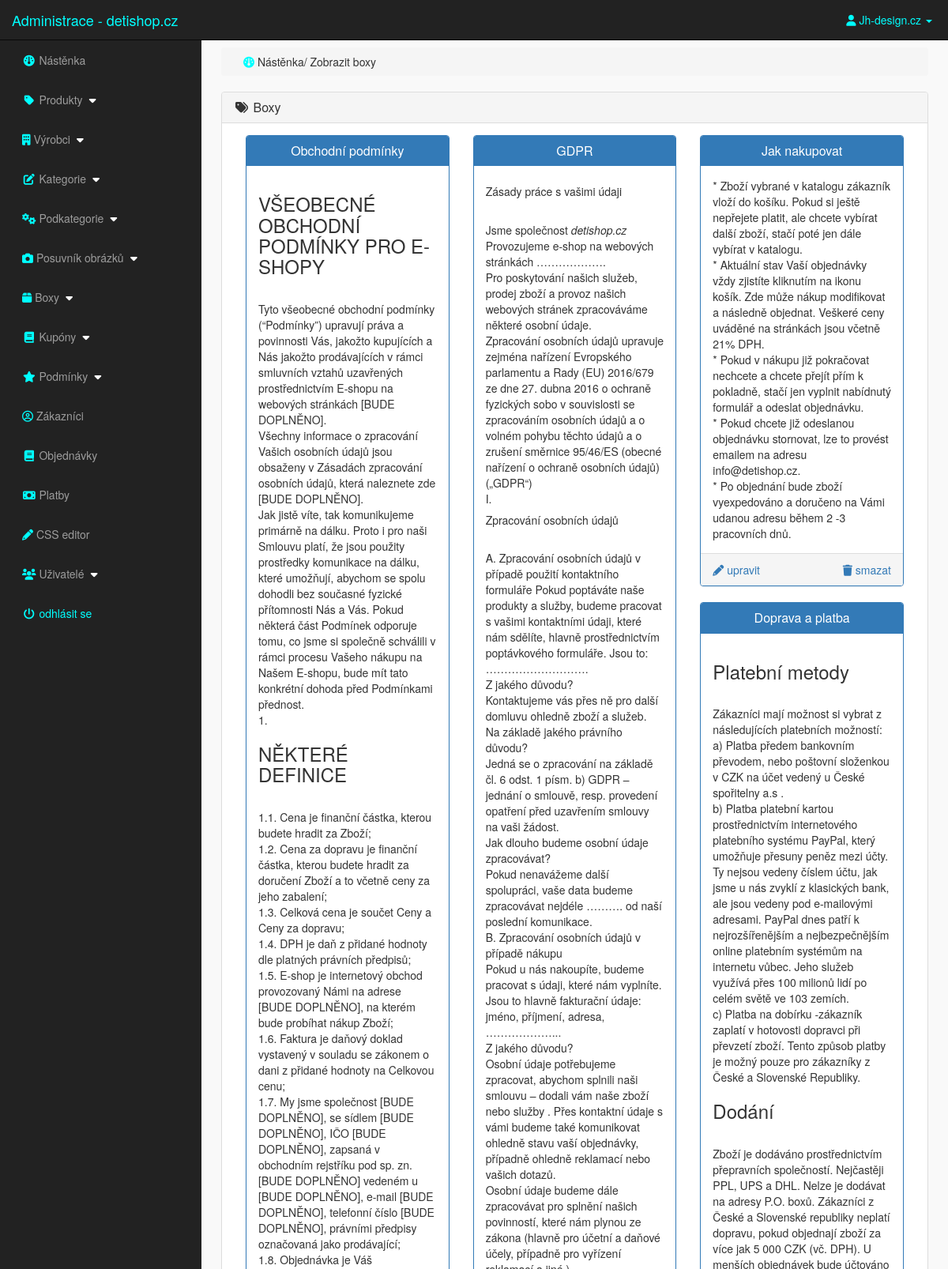
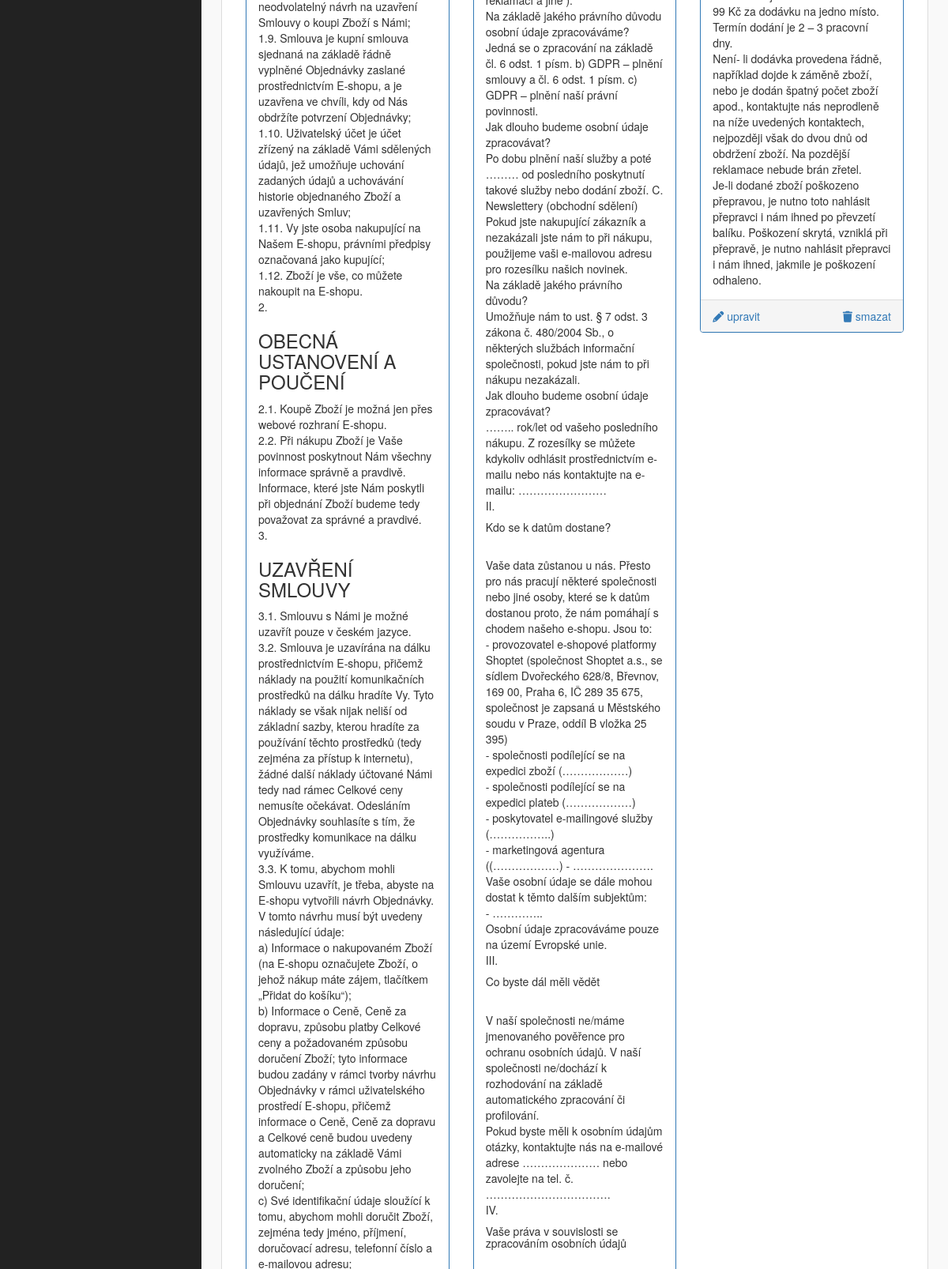
Page /admin_area/index.php?view_terms (signed in, upper part) on the committed database (2 pictures, top to bottom).
### tables this page shows
CREATE TABLE `terms` (
  `term_id` int(10) NOT NULL,
  `term_title` varchar(100) NOT NULL,
  `term_desc` text NOT NULL
);

### admin_area/view_terms.php (the view, shortened to what this page needs)
<?php
    if(!isset($_SESSION['admin_email'])){
        echo "<script>window.open('login.php','_self')</script>";
    }else{
?>
<div class="row">
    <div class="col-lg-12">
        <ol class="breadcrumb">
            <li>
                <i class="fa fa-dashboard"></i> Nástěnka/ Zobrazit boxy
            </li>
        </ol>
    </div>
</div>
<div class="row">
    <div class="col-lg-12">
        <div class="panel panel-default">
            <div class="panel-heading">
                <h3 class="panel-title">
                    <i class="fa fa-tags fa-fw"></i> Boxy
                </h3>
            </div>
            <div class="panel-body">
                <?php
                    $get_term = "select * from terms";
                    $run_term = mysqli_query($con,$get_term);
                    while($row_term=mysqli_fetch_array($run_term)){
                        $term_id = $row_term['term_id'];
                        $term_title = $row_term['term_title'];
                        $term_desc = $row_term['term_desc'];
                ?>
                <div class="col-lg-4 col-md-4">
                    <div class="panel panel-primary">
                        <div class="panel-heading">
                            <h3 class="panel-title" align="center">
                                <?php echo $term_title; ?>
                            </h3>
                        </div>
                        <div class="panel-body">
                        <?php echo $term_desc; ?>
                        </div>
                        <div class="panel-footer">
                            <center>
                                <a href="index.php?delete_term=<?php echo $term_id; ?>" class="pull-right">
                                 <i class="fa fa-trash"></i> smazat
                                </a>
                                <a href="index.php?edit_term=<?php echo $term_id; ?>" class="pull-left">
                                 <i class="fa fa-pencil"></i> upravit
                                </a>
                                <div class="clearfix"></div>
                            </center>
                        </div>
                    </div>
                </div>
                <?php } ?>
            </div>
        </div>
    </div>
</div>
<?php } ?>

### admin_area/includes/sidebar.php (shortened to what this page needs)
<?php include "includes/header.php";
?>
<?php
if(!isset($_SESSION['admin_email'])){
    echo "<script>window.open('login.php','_self')</script>";
} else {
?>
<nav class="navbar navbar-inverse navbar-fixed-top">
    <div class="navbar-header">
        <a href="index.php?dashboard" class="navbar-brand" style="color:aqua;"> Administrace - detishop.cz</a>
    </div>
    <ul class="nav navbar-right top-nav">
        <li class="dropdown">
            <a href="#" class="dropdown-toggle" data-toggle="dropdown"style="color:aqua;margin-right:20px;">
                <i class="fa fa-user"></i> <?php echo $admin_name;?> <b class="caret"></b>
            </a>
        </li>
    </ul>
    <div class="collapse navbar-collapse navbar-ex1-collapse">
        <ul class="nav navbar-nav side-nav">
            <li>
                <a href="index.php?dashboard">
                    <i class="fa fa-fw fa-dashboard"></i> Nástěnka
                </a>
            </li>
            <li>
                <a href="#" data-toggle="collapse" data-target="#products">
                    <i class="fa fa-fw fa-tag"></i> Produkty
                    <i class="fa fa-fw fa-caret-down"></i>
                </a>
            </li>
            <li>
                <a href="#" data-toggle="collapse" data-target="#manufacturer">
                        <i class="fas fa-building"></i> Výrobci
                        <i class="fa fa-fw fa-caret-down"></i>
                </a>
            </li>
            <li>
                <a href="#" data-toggle="collapse" data-target="#cat">
                    <i class="fa fa-fw fa-edit"></i> Kategorie
                    <i class="fa fa-fw fa-caret-down"></i>
                </a>
            </li>
            <li>
                <a href="#" data-toggle="collapse" data-target="#p_cat">
                    <i class="fas fa-cogs"></i> Podkategorie
                    <i class="fa fa-fw fa-caret-down"></i>
                </a>
            </li>
            <li>
                <a href="#" data-toggle="collapse" data-target="#slides">
                    <i class="fas fa-camera"></i> Posuvník obrázků
                    <i class="fa fa-fw fa-caret-down"></i>
                </a>
            </li>
                <li>
                <a href="#" data-toggle="collapse" data-target="#boxes">
                        <i class="fas fa-box"></i> Boxy
                        <i class="fa fa-fw fa-caret-down"></i>
                </a>
            </li>
            <li>
                <a href="#" data-toggle="collapse" data-target="#coupon">
                        <i class="fa fa-fw fa-book"></i> Kupóny
                        <i class="fa fa-fw fa-caret-down"></i>
                </a>
            </li>
            <li>
                <a href="#" data-toggle="collapse" data-target="#terms">
                        <i class="fa fa-fw fa-star"></i> Podmínky
                        <i class="fa fa-fw fa-caret-down"></i>
                </a>
            </li>
            <li>
                    <a href="index.php?view_customers">
                    <i class="far fa-user-circle"></i> Zákazníci
                </a>
            </li>
            <li>
                <a href="index.php?view_orders">
                    <i class="fa fa-fw fa-book"></i> Objednávky
                </a>
            </li>
            <li>
                <a href="index.php?view_payments">
                    <i class="fa fa-fw fa-money"></i> Platby
                </a>
            </li>
            <li>
                    <a href="index.php?edit_css">
                    <i class="fas fa-pencil-alt"></i> CSS editor
                </a>
            </li>
            <li>
                <a href="#" data-toggle="collapse" data-target="#users">
                        <i class="fa fa-fw fa-users"></i> Uživatelé
                        <i class="fa fa-fw fa-caret-down"></i>
                </a>
            </li>
            <li>
                <a href="logout.php" style="color:aqua;">
                    <i class="fa fa-fw fa-power-off"></i> odhlásit se
                </a>
            </li>
        </ul>
    </div>
</nav>
<?php } ?>

### admin_area/css/style.css (style rules this page uses)
body { margin-top: 100px; }
@media (min-width: 768px) { body { margin-top: 50px; } }
.top-nav>li { float: left; display: inline-block; }
.top-nav>li>a { color: #999999; line-height: 20px; padding-top: 15px; padding-bottom: 15px; }
@media (min-width: 768px) { .side-nav { position: fixed; top: 51px; bottom: 0; width: 255px; overflow-y: auto; overflow-x: hidden; background-color: #222222; padding-bottom: 40px; border-radius: 0; } }
@media (min-width: 768px) { .side-nav>li>a { width: 255px; } }
.panel-body { border-radius: 5px; }
.fa-dashboard, .fa-tag, .fa-building, .fa-edit, .fa-cogs, .fa-camera, .fa-box, .fa-book, .fa-star, .fa-user-circle, .fa-book, .fa-money, .fa-pencil-alt, .fa-users, .fa-power-off { color:aqua; margin-left:13px; }
.fa-caret-down { color: white; }

### rows in the picture
terms: term_title "Obchodní podmínky", term_desc "VŠEOBECNÉ OBCHODNÍ PODMÍNKY PRO E-SHOPY Tyto všeobecné obchodní podmínky (“Podmínky”) upravují práva a povinnosti Vás, jakožto kupujících a Nás jakožto prodávajících v rámci smluvních vztahů uzavřených prostřednictvím E-shopu na webových stránkách [BUDE DOPLNĚNO]. Všechny informace o zpracování Vašich osobních údajů jsou obsaženy v Zásadách zpracování osobních údajů, která naleznete zde [BUDE DOPLNĚNO]. Jak jistě víte, tak komunikujeme primárně na dálku. Proto i pro naši Smlouvu platí, že jsou použity prostředky komunikace na dálku, které umožňují, abychom se spolu dohodli bez současné fyzické přítomnosti Nás a Vás. Pokud některá část Podmínek odporuje tomu, co jsme si společně schválili v…"
terms: term_title "GDPR", term_desc "Zásady práce s vašimi údaji Jsme společnost detishop.cz Provozujeme e-shop na webových stránkách ………………. Pro poskytování našich služeb, prodej zboží a provoz našich webových stránek zpracováváme některé osobní údaje. Zpracování osobních údajů upravuje zejména nařízení Evropského parlamentu a Rady (EU) 2016/679 ze dne 27. dubna 2016 o ochraně fyzických sobo v souvislosti se zpracováním osobních údajů a o volném pohybu těchto údajů a o zrušení směrnice 95/46/ES (obecné nařízení o ochraně osobních údajů) („GDPR“) I. Zpracování osobních údajů A. Zpracování osobních údajů v případě použití kontaktního formuláře Pokud poptáváte naše produkty a služby, budeme pracovat s vašimi kontaktními údaji,…"
terms: term_title "Jak nakupovat", term_desc "* Zboží vybrané v katalogu zákazník vloží do košíku. Pokud si ještě nepřejete platit, ale chcete vybírat další zboží, stačí poté jen dále vybírat v katalogu. * Aktuální stav Vaší objednávky vždy zjistíte kliknutím na ikonu košík. Zde může nákup modifikovat a následně objednat. Veškeré ceny uváděné na stránkách jsou včetně 21% DPH. * Pokud v nákupu již pokračovat nechcete a chcete přejít přím k pokladně, stačí jen vyplnit nabídnutý formulář a odeslat objednávku. * Pokud chcete již odeslanou objednávku stornovat, lze to provést emailem na adresu info@detishop.cz. * Po objednání bude zboží vyexpedováno a doručeno na Vámi udanou adresu během 2 -3 pracovních dnů."
terms: term_title "Doprava a platba", term_desc "Platební metody Zákazníci mají možnost si vybrat z následujících platebních možností: a) Platba předem bankovním převodem, nebo poštovní složenkou v CZK na účet vedený u České spořitelny a.s . b) Platba platební kartou prostřednictvím internetového platebního systému PayPal, který umožňuje přesuny peněz mezi účty. Ty nejsou vedeny číslem účtu, jak jsme u nás zvyklí z klasických bank, ale jsou vedeny pod e-mailovými adresami. PayPal dnes patří k nejrozšířenějším a nejbezpečnějším online platebním systémům na internetu vůbec. Jeho služeb využívá přes 100 milionů lidí po celém světě ve 103 zemích. c) Platba na dobírku -zákazník zaplatí v hotovosti dopravci při převzetí zboží. Tento způsob…"

### other values in the picture
$admin_name "Jh-design.cz"
